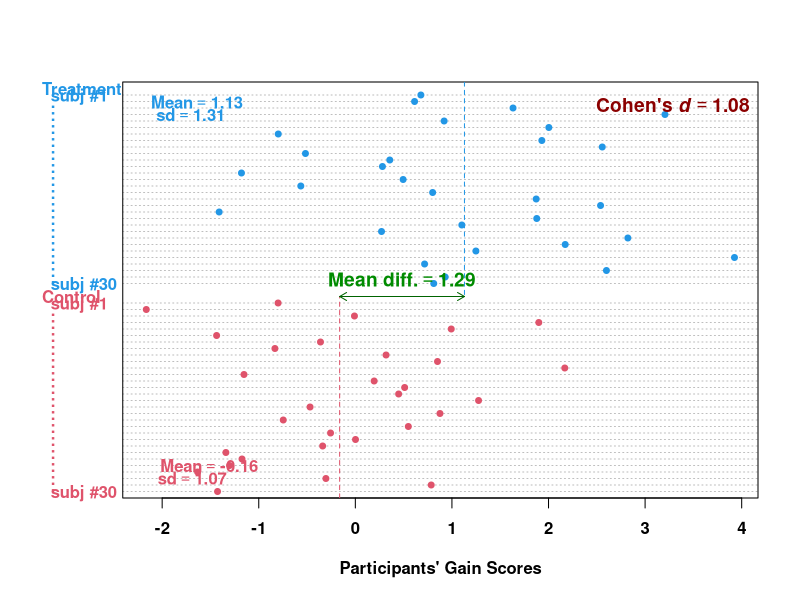

Generate this figure with R:
ttest = function(n1 = 5, n2 = 5, min.score = 0, max.score = 25, subjects = TRUE, descriptives = TRUE, correlation = .7, effect.size = 1,
                 ...){
  
decimal <- function(x, k){
if(is.character(x)){ x 
  }else{
format(round(x, k), nsmall = k, scientific =
ifelse(x >= 1e5 || x <= -1e5 || x <= 1e-5 & x >= -1e-5, TRUE, FALSE) )
  }
}  

if(min.score >= max.score){
  stop("\n\tYour \"min.score\" must be smaller than your \"max.score\".")  }

beta = qnorm(c(1e-10, .9999999999))
   q = c(min.score, max.score)

mu.sigma = solve(cbind(1L, beta), q)

mean = mu.sigma[[1]]
  sd = mu.sigma[[2]]

coeff = effect.size*sd

aa = mean + .5*mean
bb = mean + .3*mean
cc = aa - coeff

mean.g2 = min(bb, cc)
mean.g1 = mean.g2 + coeff

TRUE.d = (mean.g1 - mean.g2) / sd      

cor.pop = correlation

mu <- c(0, 0)
cov.pop <- matrix(c(1, cor.pop, cor.pop, 1), nrow = 2)

if(!require(MASS)) install.packages("MASS")
library(MASS)
mvnorm.mat <- mvrnorm(n1, Sigma = cov.pop, mu = mu)

a <- mvnorm.mat[ , 1] * sd + mean.g1
b <- mvnorm.mat[ , 2] * sd + mean.g2

y1 = c(a - b)

mvnorm.mat <- mvrnorm(n2, Sigma = cov.pop, mu = mu)

a <- mvnorm.mat[ , 1] * sd + mean.g2
b <- mvnorm.mat[ , 2] * sd + mean.g2

y2 = c(a - b)

y = c(y1, y2)

groups = factor(rep(1:2, c(n1, n2)), labels = c("Treatment", "Control"))

mean.g1 = mean(y[groups == "Treatment"])  
mean.g2 = mean(y[groups == "Control"])    

sd.g1 = sd(y[groups == "Treatment"])
sd.g2 = sd(y[groups == "Control"])

groups.for.t = factor(rep(1:2, c(n1, n2)))

test = t.test(y ~ groups.for.t, var.equal = TRUE)

t.value = unname(test$statistic) ; p.value = test$p.value

Cohend = t.value / sqrt((n1*n2)/(n1+n2)) 

lab1 = if(n1 < 10 || n2 < 10) paste0("subj #", rev(1L:n1)) else c(paste0("subj #", rev(n1)[1]), paste0(rep(".", n1 - 2)), paste0("subj #", 1L))
lab2 = if(n1 < 10 || n2 < 10) paste0("subj #", rev(1L:n2)) else c(paste0("subj #", rev(n2)[1]), paste0(rep(".", n2 - 2)), paste0("subj #", 1L))

original.par = par(no.readonly = TRUE)
on.exit(par(original.par))

if(subjects) {
  
  par(font.lab = 2, xaxt = "n", ...)
  dotchart(y, groups = groups, color = c(4, 2)[groups], 
           font = 2, pch = 19, gcolor = c(4, 2), xlab = "Participants' Gain Scores",
           pt.cex = ifelse(n1 <= 20 || n2 <= 20, 1.5, .8), labels = c(lab1, lab2), main = NA,
           cex.main = 2) 
} else {
  
par(font.lab = 2, xaxt = "n", ...)
dotchart(y, groups = groups, color = c(4, 2)[groups], 
         font = 2, pch = 19, gcolor = c(4, 2), xlab = "Participants' Gain Scores",
         pt.cex = ifelse(n1 <= 20 || n2 <= 20, 1.5, .8), labels = NA, main = NA)
}

par(xaxt = "s") ; axis(1, font = 2)

gpos = rev(cumsum(rev(tapply(groups, groups, length)) + 2) - 1)

u = par("usr")  

segments(c(mean.g2, mean.g1), c(u[3], u[4]), c(mean.g2, mean.g1), rep(gpos[[2]], 2), lty = 2,
          col = c(2, 4))

arrows(mean.g2, gpos[[2]], mean.g1, gpos[[2]], code = 3, length = .08, col = "darkgreen")

mean.diff = mean.g1 - mean.g2

text((mean.g1+mean.g2)/2, gpos[[2]], bquote(bold("Mean diff." == .(decimal((mean.diff), 2)))), font = 2, pos = 3, col = "green4", cex = 1.15 )

legend("topright", legend = bquote(bold("Cohen's"~ bolditalic(d) == .(decimal(Cohend, 2)) )), bty = "n", text.col = "red4", cex = 1.15, bg = NA)

if(descriptives) {
  
legend("topleft", legend = bquote(bold(Mean == .(decimal(mean.g1, 2)))), text.col = 4, bty = "n", bg = NA)
  
legend("topleft", legend = bquote(bold(sd == .(decimal(sd.g1, 2)))), text.col = 4, bty = "n", bg = NA,
         inset = .03, adj =  c(.2, 0.5) )
  
  
legend("bottomleft", legend = bquote(bold(Mean == .(decimal(mean.g2, 2)))), text.col = 2, bty = "n", bg = NA, 
         inset = .03, adj = .1)
legend("bottomleft", legend = bquote(bold(sd == .(decimal(sd.g2, 2)))), text.col = 2, bty = "n", bg = NA,
         adj =  c(-.1, 0.5))
}
m = matrix(c("R", "R", "O1", "O3", "T", "", "O2", "O4", "->", "->", "O2 - O1", "O4 - O3", "->", "->", "GainT", "GainC"), nrow = 2)
dimnames(m) = list("THE PRE-POST CONTROL DESIGN:" = c("", ""), c(rep("", 8)))
show(noquote(m))
}
#Example of use:
ttest(n1 = 30, n2 = 30, effect.size = .5)
